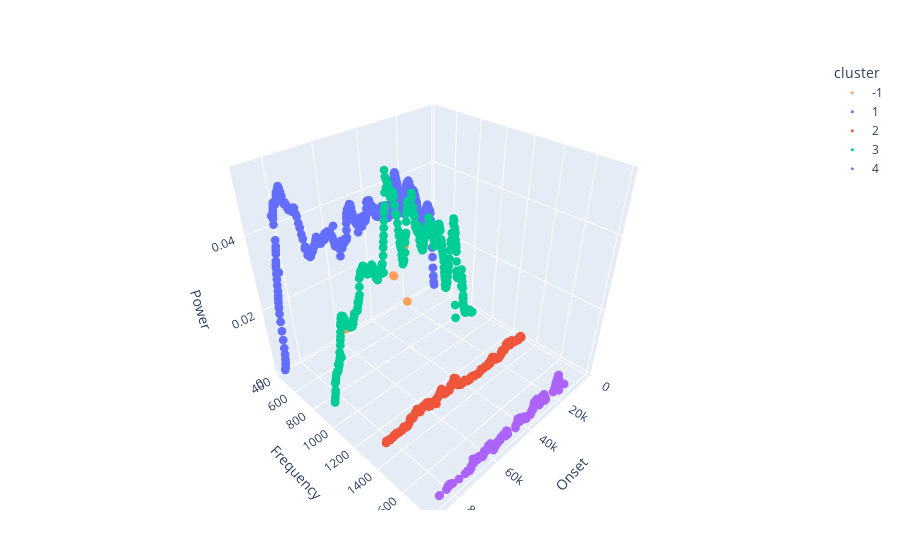

The code cell stored with this chart in its notebook:
### Code cell
# Code written in Julia
using Chakra #, Charm
push!(LOAD_PATH, "./resonance-knowledge/src/") # TODO: load preprocessed data
using Resonances
# include("./resonance-knowledge/src/Flute.jl")
include("./clustering.jl")

### Figure 1 — Plotly figure (JSON) as saved in the notebook; plotly's stock layout.template omitted (floating-point values rounded to 4 significant figures; data arrays with more than 128 entries replaced by an {"elided": "..."} marker saying what was removed)
{"data": [{"legendgroup": "-1", "marker": {"color": "#FFA15A", "size": 3}, "mode": "markers", "name": "-1", "showlegend": true, "type": "scatter3d", "x": [20750, 20750, 28250, 28250, 57500], "xaxis": "x", "y": [450.4, 440.7, 440.0, 448.8, 446.1], "yaxis": "y", "z": [0.001123, 0.01995, 0.01232, 0.01229, 0.003506]}, {"legendgroup": "1", "marker": {"color": "#636efa", "size": 3}, "mode": "markers", "name": "1", "showlegend": true, "type": "scatter3d", "x": {"elided": "348 int values"}, "xaxis": "x", "y": {"elided": "348 float values"}, "yaxis": "y", "z": {"elided": "348 float values"}}, {"legendgroup": "2", "marker": {"color": "#EF553B", "size": 3}, "mode": "markers", "name": "2", "showlegend": true, "type": "scatter3d", "x": {"elided": "313 int values"}, "xaxis": "x", "y": {"elided": "313 float values"}, "yaxis": "y", "z": {"elided": "313 float values"}}, {"legendgroup": "3", "marker": {"color": "#00cc96", "size": 3}, "mode": "markers", "name": "3", "showlegend": true, "type": "scatter3d", "x": {"elided": "324 int values"}, "xaxis": "x", "y": {"elided": "324 float values"}, "yaxis": "y", "z": {"elided": "324 float values"}}, {"legendgroup": "4", "marker": {"color": "#ab63fa", "size": 3}, "mode": "markers", "name": "4", "showlegend": true, "type": "scatter3d", "x": {"elided": "184 int values"}, "xaxis": "x", "y": {"elided": "184 float values"}, "yaxis": "y", "z": {"elided": "184 float values"}}], "layout": {"legend": {"title": {"text": "cluster"}, "tracegroupgap": 0}, "margin": {"b": 50, "l": 50, "r": 50, "t": 60}, "scene": {"xaxis": {"title": {"text": "Onset"}}, "yaxis": {"title": {"text": "Frequency"}}, "zaxis": {"title": {"text": "Power"}}}, "xaxis": {"title": {"text": "onset"}}, "yaxis": {"title": {"text": "frequency"}}}}
